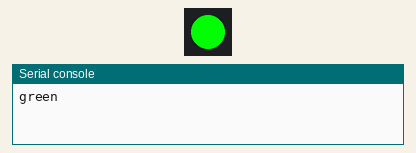
Recording of a program running on a simulated Pycom board running MicroPython. On the bench: 1 RGB LEDs in strip order, left to right, the last lines printed to the serial console. At 4.5 s the program stops and its outputs stay as they are.

Above: at 0.15 s.
At 1.05 s:
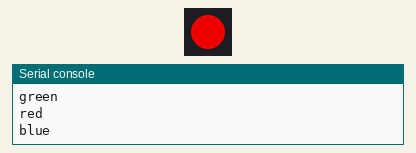
At 1.95 s:
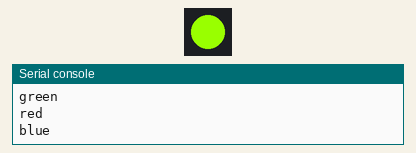
At 4.3 s:
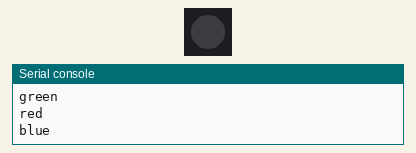
Timing chart, 0 to 5.8 s (numbered marks = the images above):
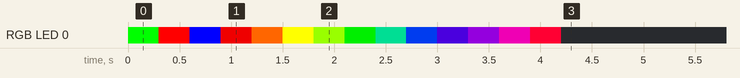

Measured:
- by itself, RGB LED 0: off → RGB(0, 255, 0) at 0.00 s, → RGB(255, 0, 0) 0.30 s later, → RGB(0, 0, 255) 0.30 s later, → RGB(204, 0, 0) 0.30 s later, … (15 changes in this stretch)

The program:

rgbLed.py
```python
import pycom
import time

# disable the heartbeat led
pycom.heartbeat(False)
t=0.3

# turn the heartbeat LED in green color
pycom.rgbled(0xFF00)
print('green')
time.sleep(t)

# now in red
pycom.rgbled(0xFF0000)
print('red')
time.sleep(t)

pycom.rgbled(0x0000FF) #BLUE
print('blue')
time.sleep(t)

pycom.rgbled(0xCC0000) # red
time.sleep(t)
pycom.rgbled(0xFF6600) # orange
time.sleep(t)
pycom.rgbled(0xFFFF00) # yellow
time.sleep(t)
pycom.rgbled(0x99FF00) # lime
time.sleep(t)
pycom.rgbled(0x00CC00) # green
time.sleep(t)
pycom.rgbled(0x009966) # aqua
time.sleep(t)
pycom.rgbled(0x0033CC) # blue
time.sleep(t)
pycom.rgbled(0x330099) # indigo
time.sleep(t)
pycom.rgbled(0x660099) # violet
time.sleep(t)
pycom.rgbled(0xCC0099) # pink
time.sleep(t)
pycom.rgbled(0xFF0033) # magenta
time.sleep(t)

# turn off the heartbeat LED
pycom.rgbled(0)
time.sleep(t)
```
